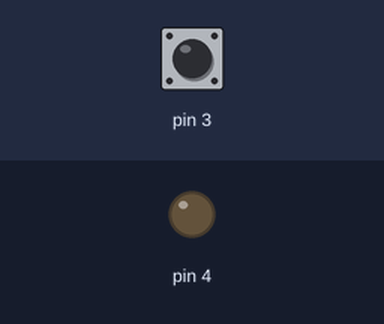
This sketch was run on a simulated Arduino Uno, built with avr-gcc and run on an emulated ATmega328P. On the bench: output pins drawn as LEDs (lit = HIGH). The inputs (shaded band) are chosen by the test bench; at power-on: pin 3 HIGH.

Above: at 1.2 s.
1.3 s: pin 3 pulled LOW for 0.15 s
At 2.0 s:
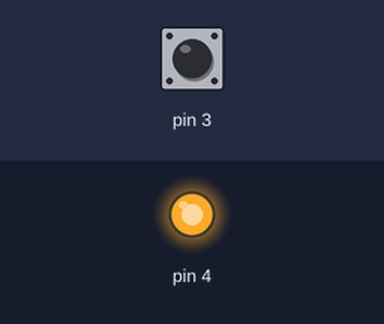
2.9 s: pin 3 pulled LOW for 1 s
At 3.3 s:
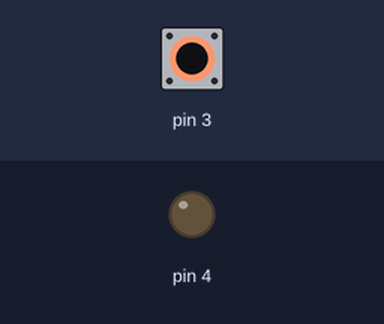
5.4 s: pin 3 pulled LOW for 3.2 s
At 6.4 s:
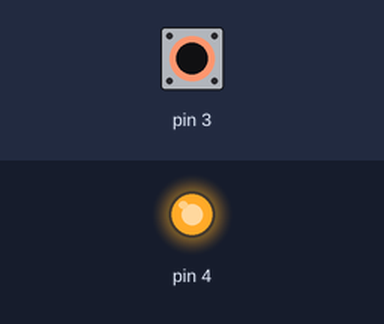
Timing chart, 0 to 8.4 s (numbered marks = the images above; inputs shaded):
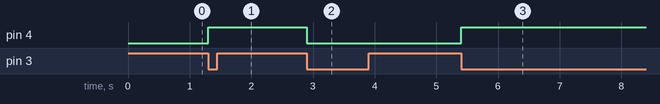

Measured:
- after the input at 1.3 s, pin 4: LOW → HIGH at once
- after the input at 2.9 s, pin 4: HIGH → LOW at once
- after the input at 5.4 s, pin 4: LOW → HIGH at once

The sketch:

AVR_ButtonDebounce_Code.ino
```cpp
bool ledState = false;
bool prevReading = true;
uint32_t lastDebounceTime = 0;
const uint8_t debounceInterval = 50;

void setup() {

  DDRD &= ~(1 << PD3);
  DDRD |= (1 << PD4);
  PORTD |= (1 << PD3);
}

void loop() {
  uint32_t now = millis();

  if (now - lastDebounceTime >= debounceInterval){
    lastDebounceTime = now;

    bool currentReading = PIND & (1 << PD3);

    if (prevReading && !currentReading){
      ledState = !ledState;
    }
    prevReading = currentReading;
    if (ledState) PORTD |= (1 << PD4);
    else PORTD &= ~(1 << PD4);
  }
}
```
